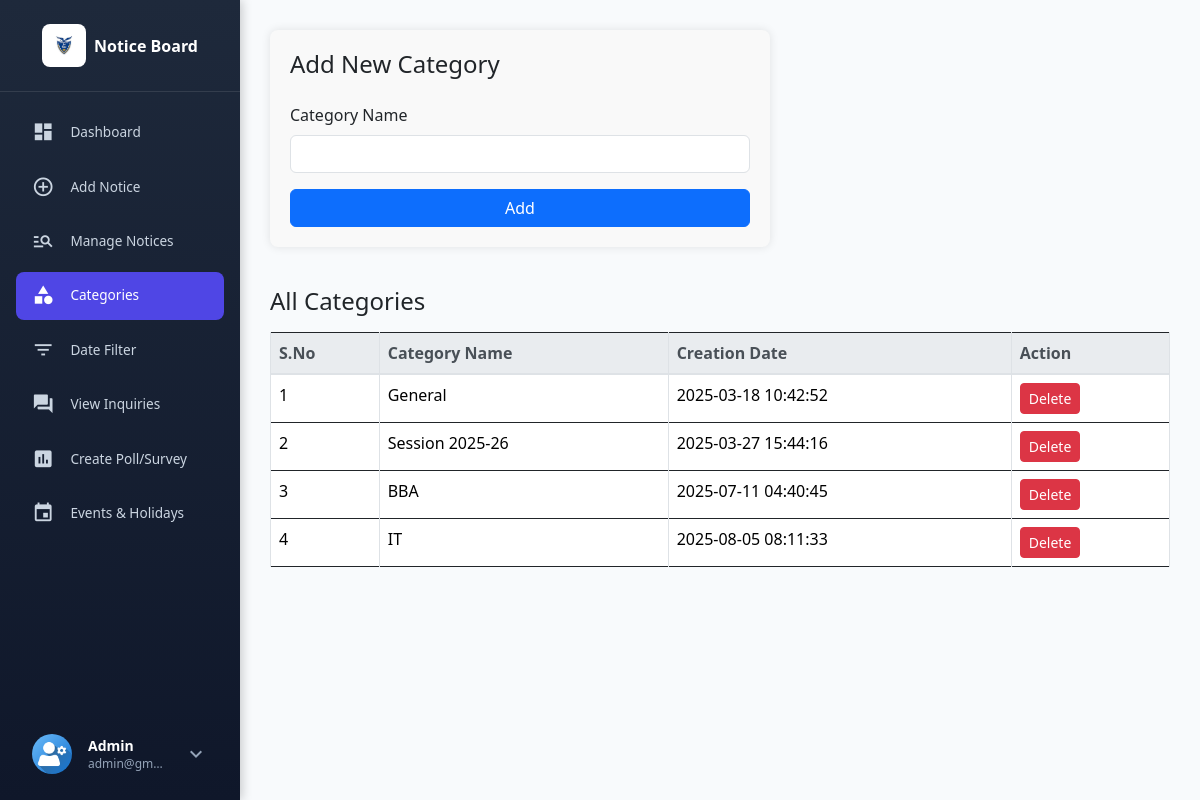
The app's page /category.php (signed in) with its own data.
### tables this page shows
CREATE TABLE `tblcategory` (
  `id` int(11) NOT NULL,
  `categoryName` varchar(255) DEFAULT NULL,
  `creationDate` timestamp NULL DEFAULT current_timestamp()
);

### category.php (the view, shortened to what this page needs)
<?php
include('includes/dbconnection.php');
?>
<!DOCTYPE html>
<html lang="en">
<head>
    <link href="https://cdn.jsdelivr.net/npm/bootstrap@4.6.2/dist/css/bootstrap.min.css" rel="stylesheet">
</head>
<body>
<?php include_once('includes/admin_sidebar.php'); ?>
<div class="main-content">
    <div class="form-container">
        <h4 class="mb-4">Add New Category</h4>
        <form method="post">
            <div class="form-group">
                <label>Category Name</label>
                <input type="text" name="catname" class="form-control" required>
            </div>
            <button type="submit" name="submit" class="btn btn-primary w-100">Add</button>
        </form>
    </div>
    <h4 class="mb-3">All Categories</h4>
    <div class="table-responsive">
        <table class="table table-bordered table-hover">
            <thead class="thead-light">
                <tr>
                    <th>S.No</th>
                    <th>Category Name</th>
                    <th>Creation Date</th>
                    <th>Action</th>
                </tr>
            </thead>
            <tbody>
                <?php
                $ret = mysqli_query($con, "SELECT * FROM tblcategory");
                $cnt = 1;
                if (mysqli_num_rows($ret) > 0) {
                    while ($row = mysqli_fetch_assoc($ret)) {
                        echo "<tr>
                            <td>{$cnt}</td>
                            <td>{$row['categoryName']}</td>
                            <td>{$row['creationDate']}</td>
                            <td>
                                <a href='category.php?catid={$row['id']}'
                                   onclick=\"return confirm('Are you sure?');\"
                                   class='btn btn-danger btn-sm'>Delete</a>
                            </td>
                        </tr>";
                        $cnt++;
                    }
                } else {
                    echo "<tr><td colspan='4' class='text-center'>No data found</td></tr>";
                }
                ?>
            </tbody>
        </table>
    </div>
</div>
<?php include('includes/footer.php'); ?>
</body>
</html>

### includes/admin_sidebar.php (shortened to what this page needs)
<?php
include(__DIR__ . '/dbconnection.php');
$adminid = $_SESSION['nbid'];
$ret = mysqli_query($con, "SELECT AdminName, Email, role FROM tbladmin WHERE ID='$adminid'");
$row = mysqli_fetch_array($ret);
$name = $row['AdminName'] ?? '';
$email = $row['Email'] ?? '';
$current_page = basename($_SERVER['PHP_SELF']);
?>
<!DOCTYPE html>
<html lang="en">
<head>
<link href="https://cdn.jsdelivr.net/npm/bootstrap@5.3.6/dist/css/bootstrap.min.css" rel="stylesheet">
<link href="https://cdn.jsdelivr.net/npm/bootstrap-icons@1.10.5/font/bootstrap-icons.css" rel="stylesheet">
<script src="https://cdn.tailwindcss.com"></script>
  <link href="https://cdn.jsdelivr.net/npm/bootstrap@5.3.6/dist/css/bootstrap.min.css" rel="stylesheet">
  <link href="https://cdn.jsdelivr.net/npm/bootstrap-icons@1.10.5/font/bootstrap-icons.css" rel="stylesheet">
  <script src="https://cdn.tailwindcss.com"></script>
    <script src="https://cdn.tailwindcss.com"></script>
    <link rel="stylesheet" href="https://cdnjs.cloudflare.com/ajax/libs/font-awesome/6.4.0/css/all.min.css">
</head>
<body>
  <aside class="sidebar">
    <div class="sidebar-header d-flex align-items-center justify-content-center p-4">
      <div class="sidebar-logo me-2">
        <img alt="Logo" width="28" height="28" class="img-fluid"
             src="images/jai_hind.jpeg" />
      </div>
      <span class="fw-semibold" style="font-size:1rem;">Notice Board</span>
    </div>
    <nav class="flex-grow-1 p-3">
      <div class="nav flex-column">
        <a href="dashboard.php" class="nav-link <?php echo ($current_page == 'dashboard.php') ? 'active' : ''; ?>">
          <i class="material-icons nav-icon">dashboard</i>
          <span class="ms-3">Dashboard</span>
        </a>
        <a href="add-notices.php" class="nav-link <?php echo ($current_page == 'add-notices.php') ? 'active' : ''; ?>">
          <i class="material-icons nav-icon">add_circle_outline</i>
          <span class="ms-3">Add Notice</span>
        </a>
        <a href="manage-notices.php" class="nav-link <?php echo ($current_page == 'manage-notices.php') ? 'active' : ''; ?>">
          <i class="material-icons nav-icon">manage_search</i>
          <span class="ms-3">Manage Notices</span>
        </a>
        <a href="category.php" class="nav-link <?php echo ($current_page == 'category.php') ? 'active' : ''; ?>">
          <i class="material-icons nav-icon">category</i>
          <span class="ms-3">Categories</span>
        </a>
        <a href="bwdates-reports.php" class="nav-link <?php echo ($current_page == 'bwdates-reports.php') ? 'active' : ''; ?>">
          <i class="material-icons nav-icon">filter_list</i>
          <span class="ms-3">Date Filter</span>
        </a>
        <a href="view_Inquiries.php" class="nav-link <?php echo ($current_page == 'view_Inquiries.php') ? 'active' : ''; ?>">
          <i class="material-icons nav-icon">question_answer</i>
          <span class="ms-3">View Inquiries</span>
        </a>
        <a href="admin-polls.php" class="nav-link <?php echo ($current_page == 'admin-polls.php') ? 'active' : ''; ?>">
          <i class="material-icons nav-icon">poll</i>
          <span class="ms-3">Create Poll/Survey</span>
        </a>
        <a href="admin-events.php" class="nav-link <?php echo ($current_page == 'admin-events.php') ? 'active' : ''; ?>">
          <i class="material-icons nav-icon">event</i>
          <span class="ms-3">Events & Holidays</span>
        </a>
      </div>
    </nav>
    <div class="sidebar-footer p-3 relative">
      <div class="relative group w-full">
        <button onclick="toggleDropdown()" class="w-full bg-transparent text-left flex items-center gap-3 px-3 py-2.5 rounded-lg hover:bg-slate-700/50 transition-all duration-300">
          <img src="images/icon/avatar-01.jpg"
               class="admin-avatar" alt="Admin" />
          <div class="flex-grow overflow-hidden">
            <p class="mb-0 text-sm font-semibold text-white truncate"><?php echo htmlentities($name); ?></p>
            <p class="mb-0 text-xs text-slate-400 truncate"><?php echo htmlentities($email); ?></p>
          </div>
          <i class="material-icons text-slate-400" id="dropdown-icon">expand_more</i>
        </button>
      </div>
    </div>
  </aside>
</body>
</html>

### category.php (style rules this page uses)
.main-content { margin-left: 240px; padding: 30px; }
.form-container { max-width: 500px; margin-bottom: 40px; background: #f9f9f9; padding: 20px; border-radius: 8px; box-shadow: 0 0 10px rgba(0,0,0,0.1); }

### includes/admin_sidebar.php (style rules this page uses)
body { background: #f8fafc; }
.sidebar { width: 240px; height: 100vh; background: linear-gradient(180deg, #1e293b, #0f172a); color: white; position: fixed; left: 0; top: 0; z-index: 40; display: flex; flex-direction: column; box-shadow: 2px 0 10px rgba(0, 0, 0, 0.2); }
.sidebar-header { border-bottom: 1px solid rgba(255, 255, 255, 0.1); }
.sidebar-logo { background-color: white; padding: 0.5rem; border-radius: 0.5rem; }
.nav-link { color: #cbd5e1; border-radius: 8px; padding: 0.8rem 1rem; margin-bottom: 0.4rem; display: flex; align-items: center; font-weight: 500; font-size: 0.85rem !important; transition: all 0.3s ease; }
.nav-link.active { background: #4f46e5; color: white; }
.nav-icon { font-size: 1.4rem; color: inherit; transition: transform 0.3s; }
.admin-avatar { width: 40px; height: 40px; border-radius: 50%; object-fit: cover; }
#dropdown-icon { transition: transform 0.3s; }

### records on screen
tblcategory: categoryName "General", creationDate "2025-03-18 10:42:52"
tblcategory: categoryName "Session 2025-26", creationDate "2025-03-27 15:44:16"
tblcategory: categoryName "BBA", creationDate "2025-07-11 04:40:45"
tblcategory: categoryName "IT", creationDate "2025-08-05 08:11:33"

### other values on screen
$name "Admin"
$email "admin@gm…"
